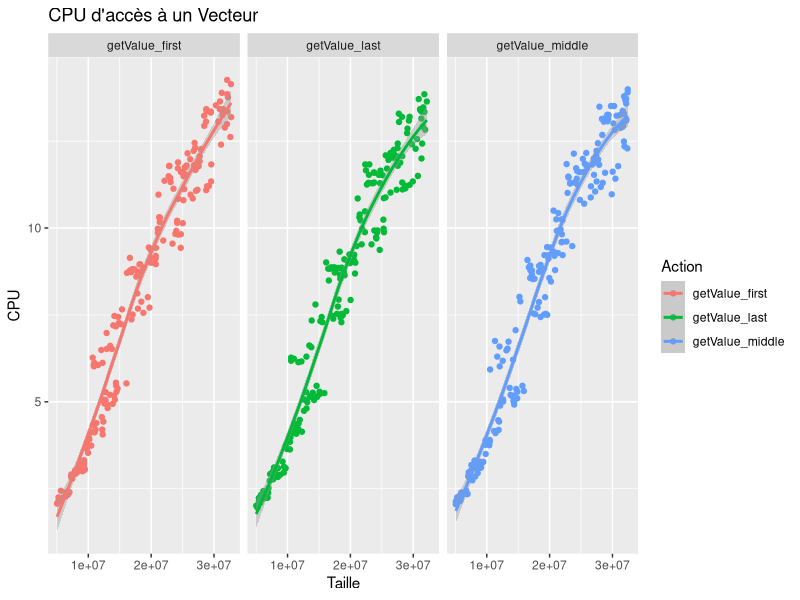
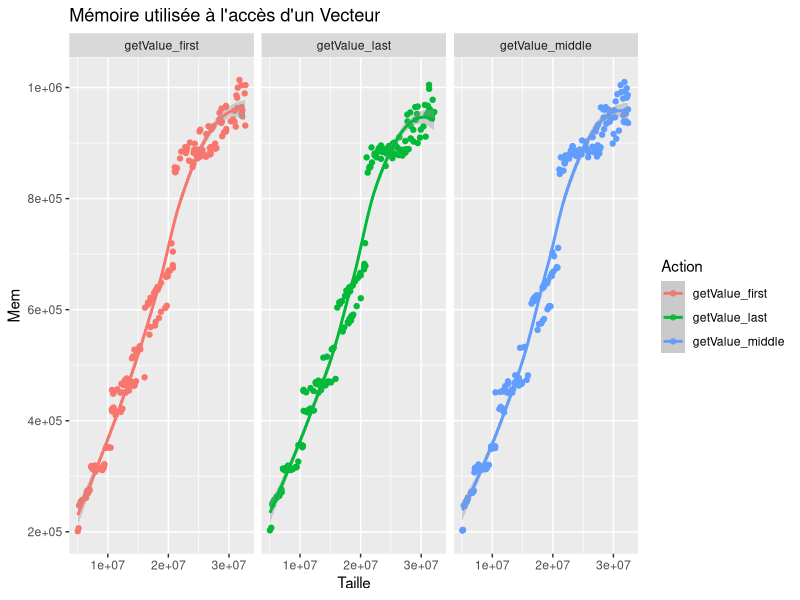
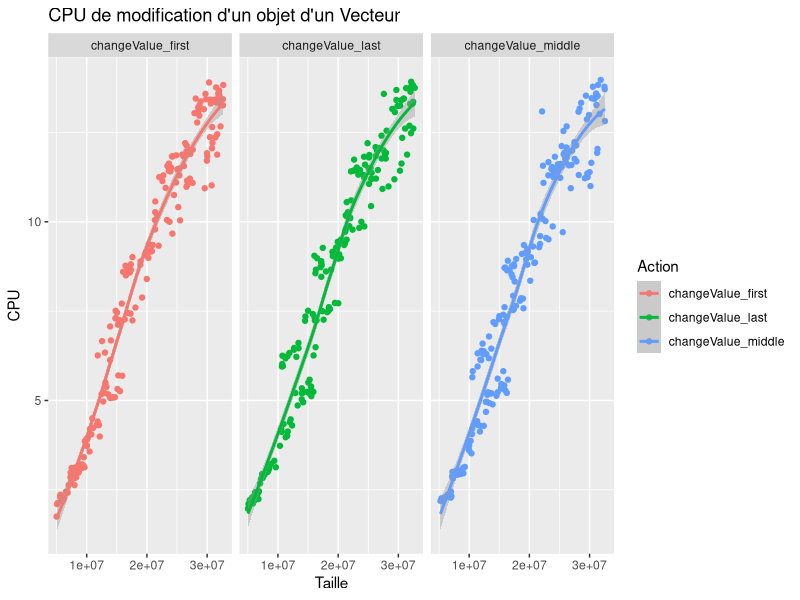
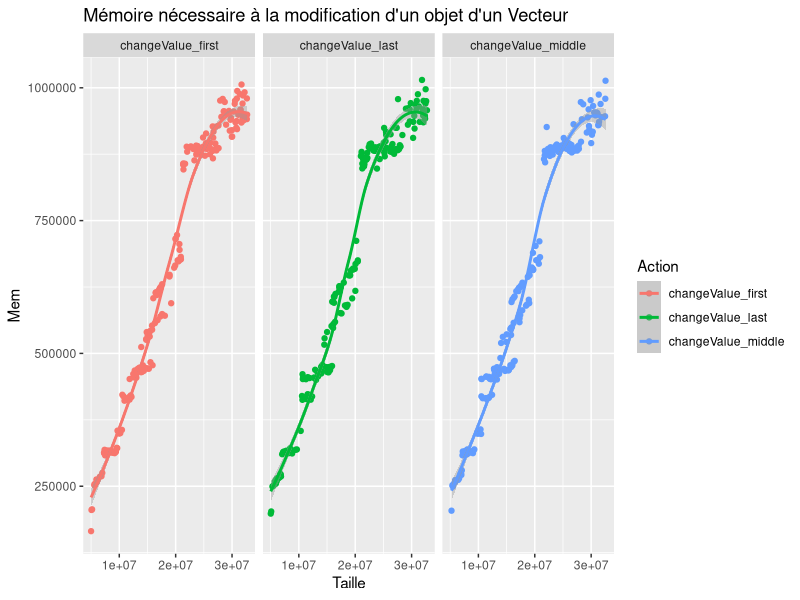
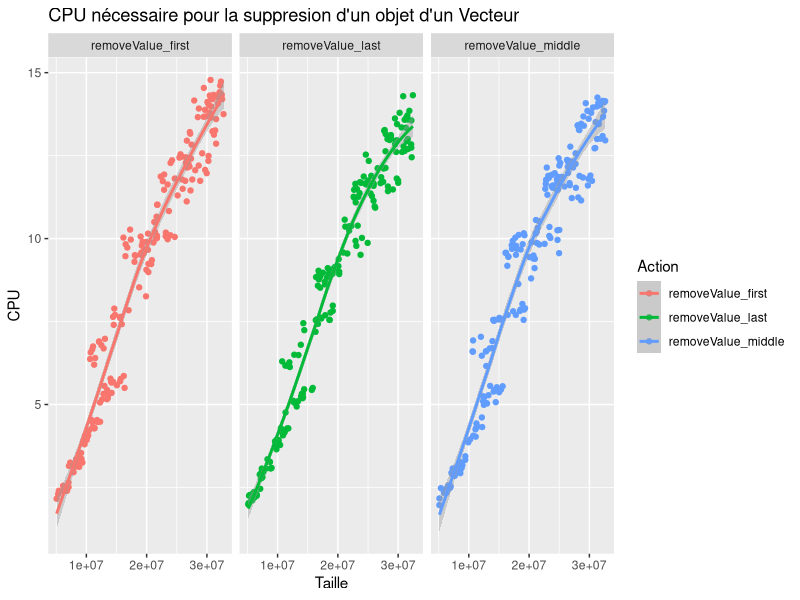
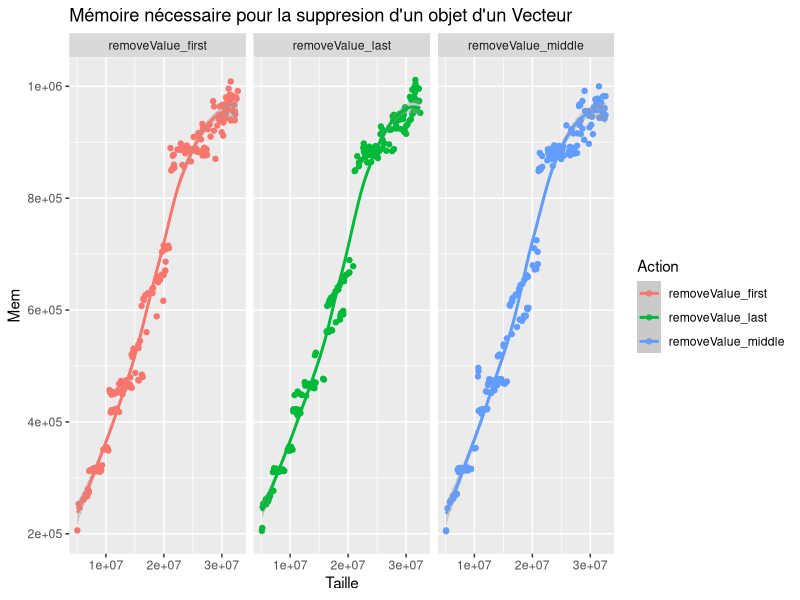
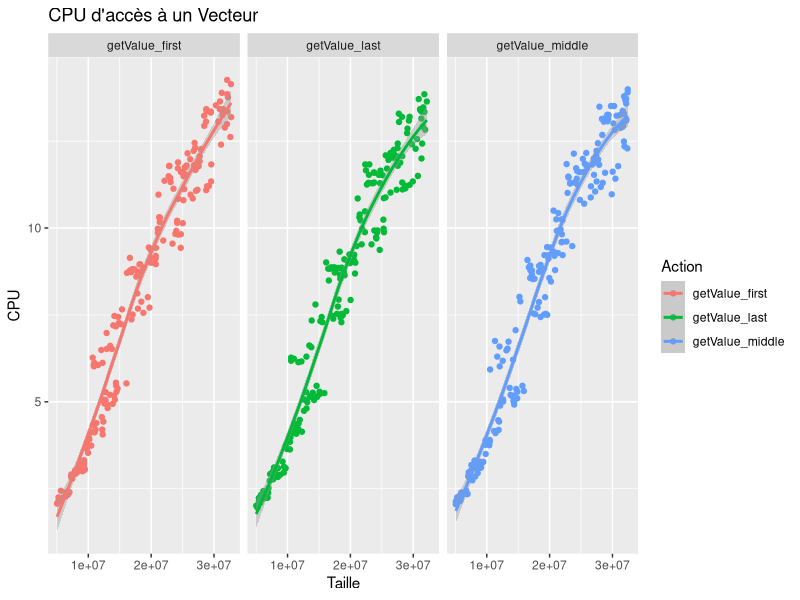
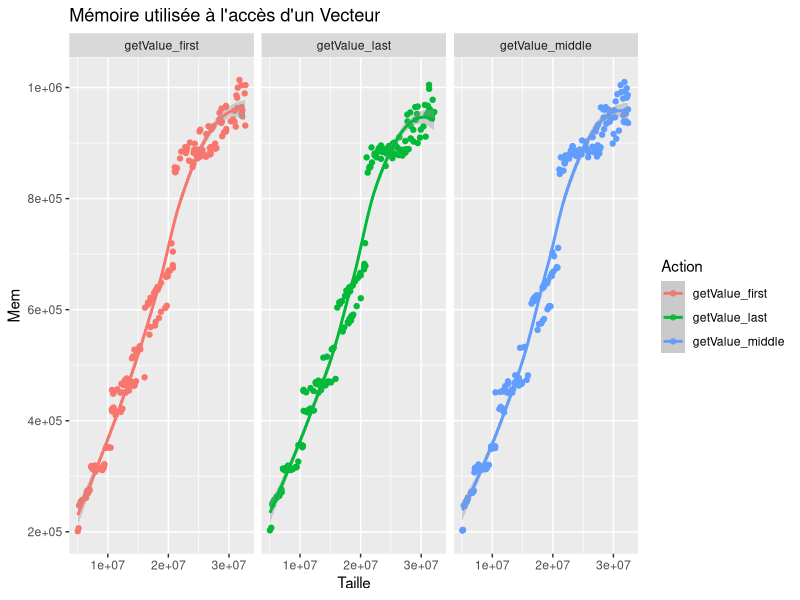

These charts were generated, in order, by the following R code: (Note: this script raises an error after producing the figures.)
#!/usr/bin/env Rscript

library(ggplot2)
library(dplyr)
perf <- read.table("PerfH.csv",sep=",",dec=".", header=TRUE)

attach(perf)


 ggplot(perf[perf$Action=="getValue_first" & perf$Structure=="vector" | perf$Action=="getValue_middle" & perf$Structure=="vector" | perf$Action=="getValue_last"
 		& perf$Structure=="vector",], aes(x=Taille, y=CPU, color=Action)) + geom_point() + geom_smooth() + facet_grid(.~Action) +ggtitle("CPU d'accès à un Vecteur")
 ggsave("imgH/vector_get_hypothese.png")

 ggplot(perf[perf$Action=="getValue_first" & perf$Structure=="vector" | perf$Action=="getValue_middle" & perf$Structure=="vector" | perf$Action=="getValue_last"
 		& perf$Structure=="vector",], aes(x=Taille, y=Mem, color=Action)) + geom_point() + geom_smooth() + facet_grid(.~Action) +ggtitle("Mémoire utilisée à l'accès d'un Vecteur")
 ggsave("imgH/vector_get_hypothese_memory.png")

 ggplot(perf[perf$Action=="changeValue_first" & perf$Structure=="vector" | perf$Action=="changeValue_middle" & perf$Structure=="vector" | perf$Action=="changeValue_last"
 		& perf$Structure=="vector",], aes(x=Taille, y=CPU, color=Action)) + geom_point() + geom_smooth() + facet_grid(.~Action) +ggtitle("CPU de modification d'un objet d'un Vecteur")
 ggsave("imgH/vector_modify_hypothese.png")

 ggplot(perf[perf$Action=="changeValue_first" & perf$Structure=="vector" | perf$Action=="changeValue_middle" & perf$Structure=="vector" | perf$Action=="changeValue_last"
 		& perf$Structure=="vector",], aes(x=Taille, y=Mem, color=Action)) + geom_point() + geom_smooth() + facet_grid(.~Action) +ggtitle("Mémoire nécessaire à la modification d'un objet d'un Vecteur")
 ggsave("imgH/vector_modify_hypothese_memory.png")

ggplot(perf[perf$Action=="removeValue_first" & perf$Structure=="vector" | perf$Action=="removeValue_middle" & perf$Structure=="vector" | perf$Action=="removeValue_last"
		& perf$Structure=="vector",], aes(x=Taille, y=CPU, color=Action)) + geom_point() + geom_smooth() + facet_grid(.~Action)+ggtitle("CPU nécessaire pour la suppresion d'un objet d'un Vecteur")
ggsave("imgH/vector_remove_hypothese.png")

 ggplot(perf[perf$Action=="removeValue_first" & perf$Structure=="vector" | perf$Action=="removeValue_middle" & perf$Structure=="vector" | perf$Action=="removeValue_last"
 		& perf$Structure=="vector",], aes(x=Taille, y=Mem, color=Action)) + geom_point() + geom_smooth() + facet_grid(.~Action)+ggtitle("Mémoire nécessaire pour la suppresion d'un objet d'un Vecteur")
 ggsave("imgH/vector_remove_hypothese_memory.png")

ArrayList
 ggplot(perf[perf$Action=="getValue_first" & perf$Structure=="arraylist" | perf$Action=="getValue_middle" & perf$Structure=="arraylist" | perf$Action=="getValue_last"
 		& perf$Structure=="arraylist",], aes(x=Taille, y=CPU, color=Action)) + geom_point() + geom_smooth() + facet_grid(.~Action) + ggtitle("CPU d'accès à une ArrayList")
 ggsave("imgH/arraylist_get_hypothese.png")

 ggplot(perf[perf$Action=="getValue_first" & perf$Structure=="arraylist" | perf$Action=="getValue_middle" & perf$Structure=="arraylist" | perf$Action=="getValue_last"
 		& perf$Structure=="arraylist",], aes(x=Taille, y=Mem, color=Action)) + geom_point() + geom_smooth() + facet_grid(.~Action) + ggtitle("CPU d'accès à une ArrayList")
 ggsave("imgH/arraylist_get_hypothese_memory.png")

 ggplot(perf[perf$Action=="changeValue_first" & perf$Structure=="arraylist" | perf$Action=="changeValue_middle" & perf$Structure=="arraylist" | perf$Action=="changeValue_last"
 		& perf$Structure=="arraylist",], aes(x=Taille, y=CPU, color=Action)) + geom_point() + geom_smooth() + facet_grid(.~Action) +ggtitle("CPU de modification d'un objet d'une Arraylist")
 ggsave("imgH/arraylist_modify_hypothese.png")

 ggplot(perf[perf$Action=="changeValue_first" & perf$Structure=="arraylist" | perf$Action=="changeValue_middle" & perf$Structure=="arraylist" | perf$Action=="changeValue_last"
 		& perf$Structure=="arraylist",], aes(x=Taille, y=Mem, color=Action)) + geom_point() + geom_smooth() + facet_grid(.~Action) +ggtitle("Mémoire utilisé pour modifier un objet d'une ArrayList")
 ggsave("imgH/arraylist_modify_hypothese_memory.png")

 ggplot(perf[perf$Action=="removeValue_first" & perf$Structure=="arraylist" | perf$Action=="removeValue_middle" & perf$Structure=="arraylist" | perf$Action=="removeValue_last"
 		& perf$Structure=="arraylist",], aes(x=Taille, y=CPU, color=Action)) + geom_point() + geom_smooth() + facet_grid(.~Action)+ggtitle("CPU nécessaire pour la suppresion d'un objet d'une ArrayList")
 ggsave("imgH/arraylist_remove_hypothese.png")

 ggplot(perf[perf$Action=="removeValue_first" & perf$Structure=="arraylist" | perf$Action=="removeValue_middle" & perf$Structure=="arraylist" | perf$Action=="removeValue_last"
 		& perf$Structure=="arraylist",], aes(x=Taille, y=Mem, color=Action)) + geom_point() + geom_smooth() + facet_grid(.~Action)+ggtitle("Mémoire nécessaire pour la suppresion d'un objet d'une ArrayList")
 ggsave("imgH/arraylist_remove_hypothese_memory.png")
